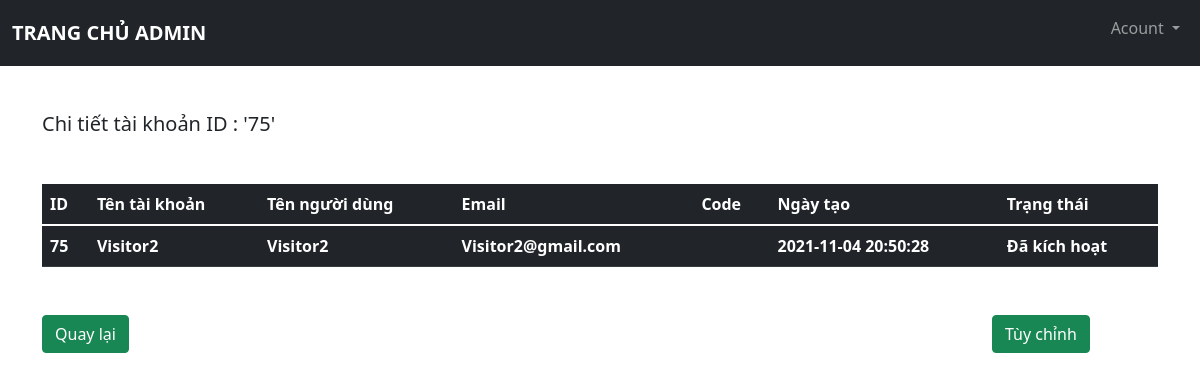
The page /src/admin/chitiettaikhoan.php?id=75 (signed in) on the database its author committed.
### tables this page shows
CREATE TABLE `tb_taikhoan` (
  `id_taikhoan` int(10) UNSIGNED NOT NULL,
  `tentaikhoan` varchar(60) NOT NULL,
  `matkhau` varchar(150) NOT NULL,
  `ngaytao` datetime DEFAULT current_timestamp(),
  `email` varchar(255) NOT NULL,
  `code` varchar(255) NOT NULL,
  `trangthai` tinyint(1) NOT NULL,
  `muc` tinyint(1) NOT NULL,
  `tennguoidung` varchar(100) NOT NULL,
  `tk_khach` tinyint(1) NOT NULL,
  `id_nguoidung` int(10) UNSIGNED NOT NULL
);

### src/admin/chitiettaikhoan.php (the view, shortened to what this page needs)
<?php
    include './menu_footer/menu.php';
?>
<?php
    $id_taikhoan = $_GET['id'];
?>
    <div class="container">
        <table class="table table-dark table-hover mt-5 bangtaikhoan">
            <h5 class="mt-5">Chi tiết tài khoản ID : '<?php echo $id_taikhoan?>'</h5>
            <thead class="thead-dark">
                <tr>
                    <th scope="col">ID</th>
                    <th scope="col">Tên tài khoản</th>
                    <th scope="col">Tên người dùng</th>
                    <th scope="col">Email</th>
                    <th scope="col">Code</th>
                    <th scope="col">Ngày tạo</th>
                    <th scope="col">Trạng thái</th>
                </tr>
            </thead>
            <?php
                include '../config/config.php';
                $sql_taikhoan = "SELECT * FROM tb_taikhoan WHERE id_taikhoan = '$id_taikhoan'";
                $result_taikhoan = mysqli_query($conn,$sql_taikhoan);
                if(mysqli_num_rows($result_taikhoan) > 0){
                    while($row = mysqli_fetch_assoc($result_taikhoan)){
            ?>
                    <tbody>
                        <tr>
                        <th scope="row"><?php echo $row['id_taikhoan']?></th>
                        <th scope="row"><?php echo $row['tentaikhoan']?></th>
                        <th scope="row"><?php echo $row['tennguoidung']?></th>
                        <th scope="row"><?php echo $row['email']?></th>
                        <th scope="row"><?php echo $row['code']?></th>
                        <th scope="row"><?php echo $row['ngaytao']?></th>
                        <?php
                            if($row['trangthai'] == '1'){
                                echo '<th scope="row">Đã kích hoạt</th>';
                            }else{
                                echo '<th scope="row">Chưa kích hoạt</th>';
                            }
                        ?>
                    </tbody>
            <?php
                    }
                }
            ?>
        </table>
        <div class="row mt-5">
                    <div class="col-2"><a href="http://localhost/BTL_QuanLiThongTinCaNhan/src/admin/dstaikhoan.php" class="btn btn-success">Quay lại</a></div>
                    <div class="col-8"></div>
                    <div class="col-2">
                        <a href="http://localhost/BTL_QuanLiThongTinCaNhan/src/admin/chinhsuataikhoan.php?id=<?php echo $id_taikhoan; ?>" class="btn btn-success">Tùy chỉnh</a>
                    </div>
                </div>
            </div>
    </div>
<?php
    include './menu_footer/footer.php'
?>

### src/admin/css/style.css (style rules this page uses)
:root { --offcanvas-width:270px; --topNavbarHeight: 56px; }

### rows shown on the page
tb_taikhoan: id_taikhoan "75", tentaikhoan "Visitor2", tennguoidung "Visitor2", email "Visitor2@gmail.com", ngaytao "2021-11-04 20:50:28", trangthai "Đã kích hoạt"

### other values the page prints
$id_taikhoan "75"
